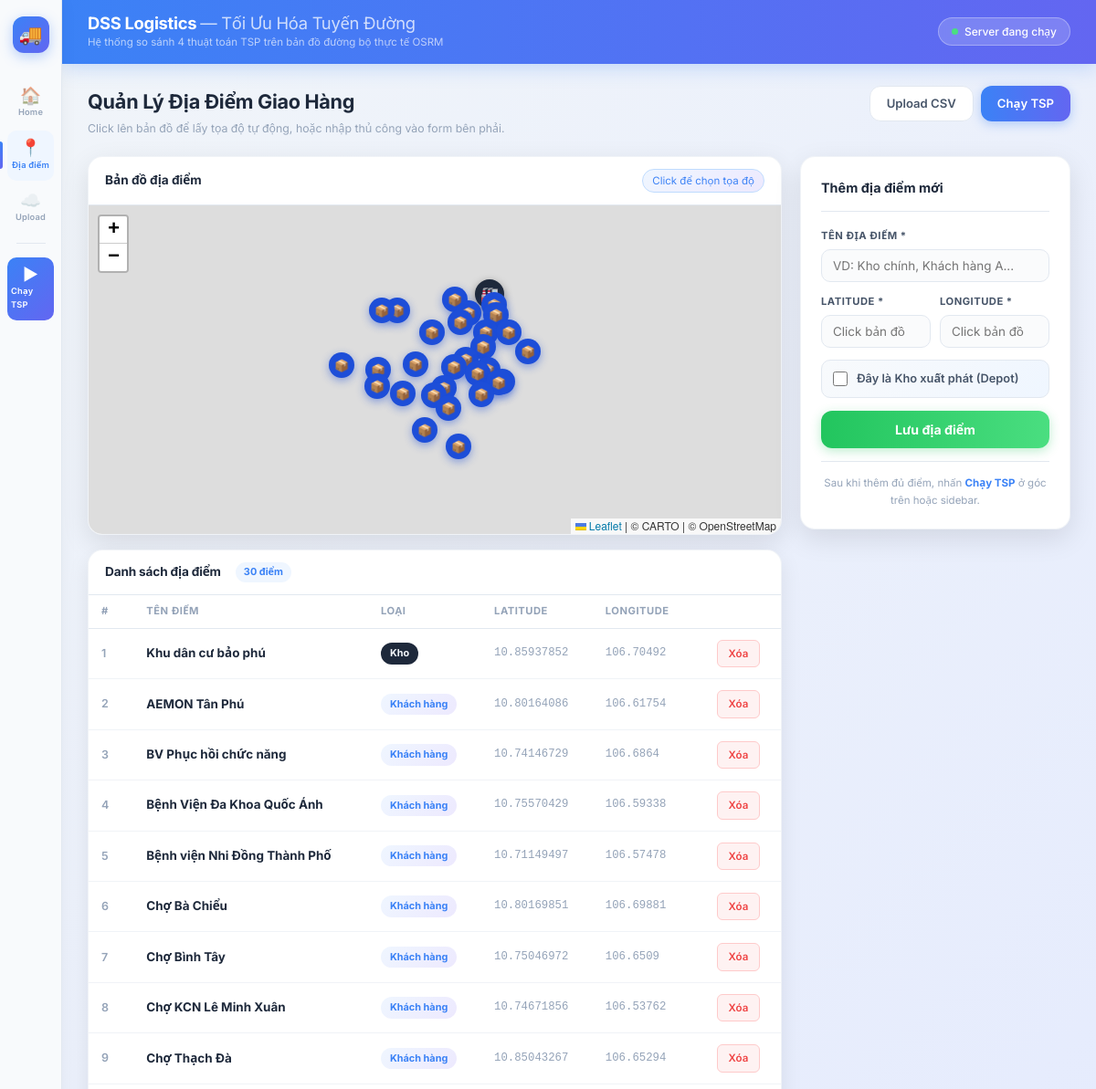
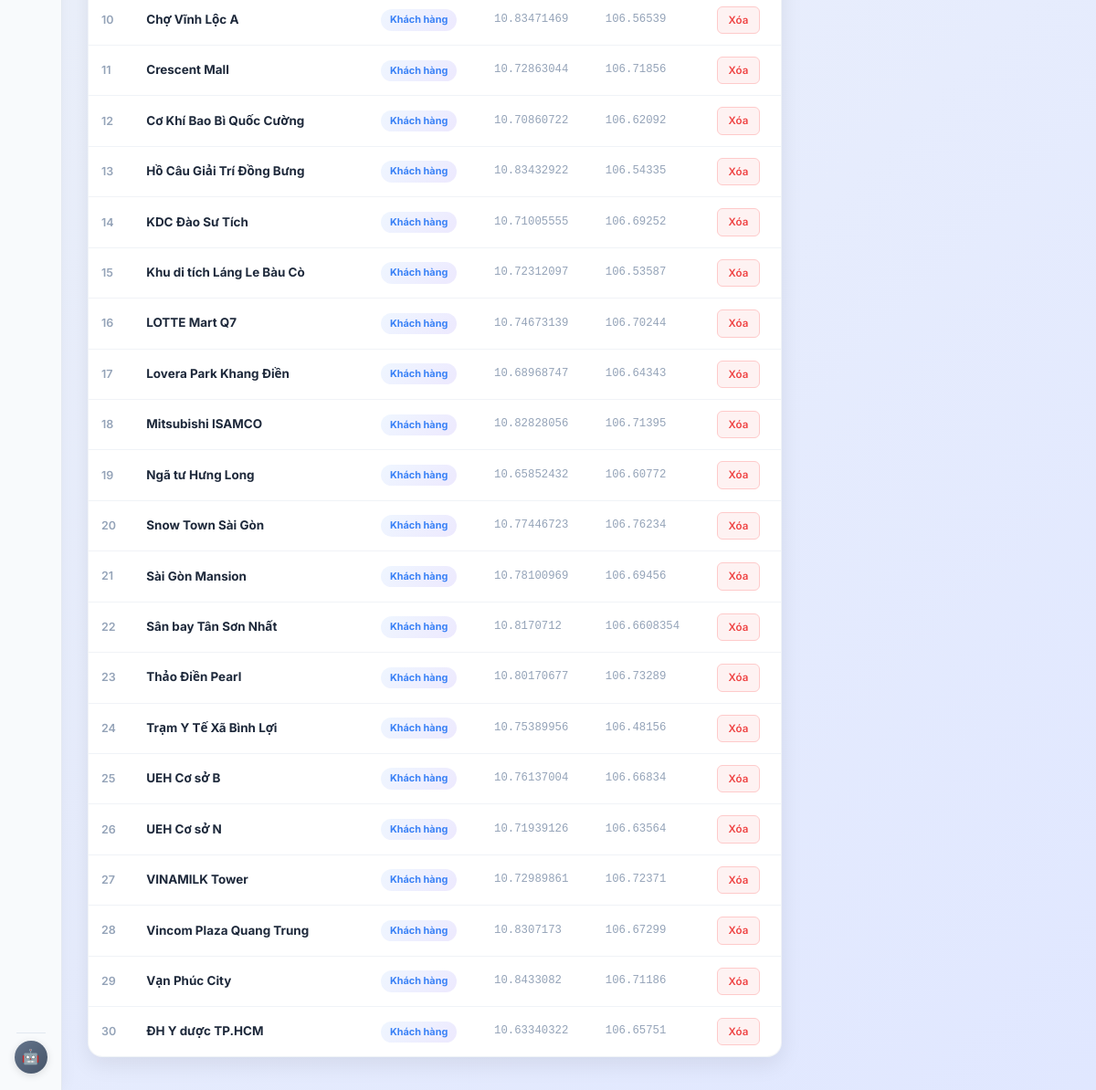
Page /locations/ on the committed database (2 pictures, top to bottom).
### core/models.py (models this page shows, shortened)
class Location(models.Model):
    name = models.CharField(max_length=100, help_text="Tên điểm giao hàng hoặc Kho")
    latitude = models.FloatField(default=0.0, help_text="Vĩ độ (latitude) - tọa độ bắc/nam")
    longitude = models.FloatField(default=0.0, help_text="Kinh độ (longitude) - tọa độ đông/tây")
    is_depot = models.BooleanField(default=False, help_text="Đánh dấu đây là điểm xuất phát (Kho)")
    created_at = models.DateTimeField(auto_now_add=True, null=True)
    class Meta:
        ordering = ['-is_depot', 'name'] # Kho luôn hiển thị trước, rồi mới tới KH

### core/views.py (the view)
# urls.py: path('locations/', views.manage_locations, name='manage_locations'),
def manage_locations(request):
    locations = Location.objects.all()
    return render(request, 'core/manage_locations.html', {'locations': locations})

### core/templates/core/manage_locations.html (shortened to what this page needs)
{% extends 'core/base.html' %}
{% block content %}
<link rel="stylesheet" href="https://unpkg.com/leaflet@1.9.4/dist/leaflet.css" />
<div class="page-header">
    <div>
        <div class="page-title">Quản Lý Địa Điểm Giao Hàng</div>
        <div class="page-subtitle">Click lên bản đồ để lấy tọa độ tự động, hoặc nhập thủ công vào form bên phải.</div>
    </div>
    <div style="display:flex;gap:8px;">
        <a href="{% url 'upload_data' %}" class="btn btn-secondary">Upload CSV</a>
        <a href="{% url 'map_result' %}" class="btn btn-primary">Chạy TSP</a>
    </div>
</div>
<div class="locations-page">
    <div>
        <div class="map-wrap">
            <div class="map-wrap-header">
                <span class="map-wrap-title">Bản đồ địa điểm</span>
                <span class="map-hint">Click để chọn tọa độ</span>
            </div>
            <div id="map"></div>
        </div>
        <div class="table-card">
            <div class="table-card-header">
                <div style="display:flex;align-items:center;gap:8px;">
                    <span class="section-title" style="font-size:.85rem;">Danh sách địa điểm</span>
                    <span class="section-badge">{{ locations|length }} điểm</span>
                </div>
            </div>
            {% if locations %}
            <div style="overflow-x:auto;">
                <table class="data-table">
                    <thead>
                        <tr>
                            <th>#</th><th>Tên điểm</th><th>Loại</th><th>Latitude</th><th>Longitude</th><th></th>
                        </tr>
                    </thead>
                    <tbody>
                        {% for loc in locations %}
                        <tr>
                            <td style="color:var(--text-muted);font-weight:600;font-size:.78rem;">{{ forloop.counter }}</td>
                            <td><strong style="color:var(--primary);font-size:.84rem;">{{ loc.name }}</strong></td>
                            <td>
                                {% if loc.is_depot %}<span class="type-depot">Kho</span>
                                {% else %}<span class="type-customer">Khách hàng</span>{% endif %}
                            </td>
                            <td style="font-size:.77rem;font-family:monospace;color:var(--text-muted);">{{ loc.latitude }}</td>
                            <td style="font-size:.77rem;font-family:monospace;color:var(--text-muted);">{{ loc.longitude }}</td>
                            <td>
                                <a href="{% url 'delete_location' loc.id %}" class="btn btn-danger"
                                   style="padding:5px 12px;font-size:.72rem;border-radius:6px;"
                                   onclick="return confirm('Xác nhận xóa: {{ loc.name|escapejs }}?')">Xóa</a>
                            </td>
                        </tr>
                        {% endfor %}
                    </tbody>
                </table>
            </div>
            {% else %}
            <div class="empty-state">
                <div class="empty-state-icon">📍</div>
                <p>Chưa có địa điểm nào.<br>Click lên bản đồ hoặc điền form bên phải.</p>
            </div>
            {% endif %}
        </div>
    </div>
    <div>
        <div class="form-card">
            <div class="form-card-title">Thêm địa điểm mới</div>
            <form method="post" action="{% url 'add_location' %}">
                <div class="form-group">
                    <label class="form-label" for="name">Tên địa điểm *</label>
                    <input type="text" id="name" name="name" class="form-control"
                        placeholder="VD: Kho chính, Khách hàng A..." autocomplete="off" required>
                </div>
                <div class="form-row">
                    <div class="form-group">
                        <label class="form-label" for="lat-input">Latitude *</label>
                        <input type="number" id="lat-input" name="latitude" class="form-control"
                            step="any" placeholder="Click bản đồ..." autocomplete="off" required>
                    </div>
                    <div class="form-group">
                        <label class="form-label" for="lng-input">Longitude *</label>
                        <input type="number" id="lng-input" name="longitude" class="form-control"
                            step="any" placeholder="Click bản đồ..." autocomplete="off" required>
                    </div>
                </div>
                <div class="toggle-row">
                    <input type="checkbox" id="is_depot" name="is_depot" value="1">
                    <label for="is_depot">Đây là Kho xuất phát (Depot)</label>
                </div>
                <button type="submit" class="btn-save">Lưu địa điểm</button>
            </form>
            <div class="form-foot">
                Sau khi thêm đủ điểm, nhấn <strong style="color:var(--accent);">Chạy TSP</strong> ở góc trên hoặc sidebar.
            </div>
        </div>
    </div>
</div>
{% endblock %}

### core/templates/core/base.html (shortened to what this page needs)
<!DOCTYPE html>
<html lang="vi">
<head>
</head>
<body>
    <aside class="sidebar">
        <a href="{% url 'home' %}" class="sidebar-logo" title="DSS Logistics">🚚</a>
        <nav class="sidebar-nav">
            <a href="{% url 'home' %}"
               class="nav-item {% if request.resolver_match.url_name == 'home' %}active{% endif %}"
               title="Tổng quan">
                <span class="nav-icon">🏠</span>
                <span>Home</span>
            </a>
            <a href="{% url 'manage_locations' %}"
               class="nav-item {% if request.resolver_match.url_name == 'manage_locations' %}active{% endif %}"
               title="Địa điểm">
                <span class="nav-icon">📍</span>
                <span>Địa điểm</span>
            </a>
            <a href="{% url 'upload_data' %}"
               class="nav-item {% if request.resolver_match.url_name == 'upload_data' %}active{% endif %}"
               title="Upload CSV">
                <span class="nav-icon">☁️</span>
                <span>Upload</span>
            </a>
            <div class="sidebar-divider"></div>
            <a href="{% url 'map_result' %}"
               class="nav-item nav-run {% if request.resolver_match.url_name == 'map_result' %}active{% endif %}"
               title="Chạy TSP">
                <span class="nav-icon">▶</span>
                <span>Chạy TSP</span>
            </a>
        </nav>
        <div class="sidebar-bottom">
            <div class="sidebar-divider"></div>
            <div class="sidebar-avatar" title="DSS System">🤖</div>
        </div>
    </aside>
    <div class="app-wrapper">
        <div class="topbar">
            <div class="topbar-brand">
                <h1>DSS Logistics <span>— Tối Ưu Hóa Tuyến Đường</span></h1>
                <p>Hệ thống so sánh 4 thuật toán TSP trên bản đồ đường bộ thực tế OSRM</p>
            </div>
            <div class="server-status">
                <span class="dot"></span>
                Server đang chạy
            </div>
        </div>
        <main class="page-body">
            {% block content %}{% endblock %}
        </main>
    </div>
</body>
</html>

### core/templates/core/manage_locations.html (style rules this page uses)
.locations-page { display:grid; grid-template-columns:1fr 296px; gap:20px; align-items:start; }
.page-header { display:flex; align-items:flex-start; justify-content:space-between; margin-bottom:20px; }
.page-title { font-size:1.35rem; font-weight:700; color:var(--primary); letter-spacing:-.3px; margin-bottom:3px; }
.page-subtitle { font-size:.77rem; color:var(--text-muted); }
.map-wrap { background:var(--card-bg); border-radius:var(--radius); box-shadow:var(--shadow-md); border:1px solid rgba(226,232,240,.5); overflow:hidden; margin-bottom:16px; }
.map-wrap-header { padding:13px 18px; border-bottom:1px solid var(--border); display:flex; align-items:center; justify-content:space-between; }
.map-wrap-title { font-size:.85rem; font-weight:700; color:var(--primary); }
.map-hint { font-size:.72rem; color:var(--accent); background:linear-gradient(135deg,#EFF6FF,#EDE9FE); padding:3px 10px; border-radius:20px; border:1px solid #BFDBFE; }
#map { width:100%; height:360px; display:block; }
.table-card { background:var(--card-bg); border-radius:var(--radius); box-shadow:var(--shadow); border:1px solid rgba(226,232,240,.5); overflow:hidden; }
.table-card-header { padding:13px 18px; border-bottom:1px solid var(--border); display:flex; align-items:center; justify-content:space-between; }
.type-depot { display:inline-flex; align-items:center; gap:4px; background:#1E293B; color:#F1F5F9; padding:3px 10px; border-radius:20px; font-size:.68rem; font-weight:700; }
.type-customer { display:inline-flex; align-items:center; gap:4px; background:linear-gradient(135deg,#EFF6FF,#EDE9FE); color:var(--accent); padding:3px 10px; border-radius:20px; font-size:.68rem; font-weight:700; }
.form-card { background:var(--card-bg); border-radius:var(--radius); box-shadow:var(--shadow-md); border:1px solid rgba(226,232,240,.5); padding:22px; position:sticky; top:20px; }
.form-card-title { font-size:.9rem; font-weight:700; color:var(--primary); margin-bottom:18px; padding-bottom:14px; border-bottom:1px solid var(--border); }
.form-group { margin-bottom:13px; }
.form-label { display:block; font-size:.7rem; font-weight:700; color:var(--secondary); margin-bottom:5px; text-transform:uppercase; letter-spacing:.5px; }
.form-control { width:100%; padding:9px 12px; border:1.5px solid var(--border); border-radius:var(--radius-sm); font-size:.84rem; font-family:inherit; color:var(--primary); background:#FAFBFC; outline:none; transition:border-color .18s, box-shadow .18s, background .18s; }
.form-row { display:grid; grid-template-columns:1fr 1fr; gap:10px; }
.toggle-row { display:flex; align-items:center; gap:10px; padding:10px 12px; background:linear-gradient(135deg,#F8FAFC,#EFF6FF); border:1.5px solid var(--border); border-radius:var(--radius-sm); margin-bottom:14px; cursor:pointer; transition:border-color .18s, background .18s; }
.toggle-row input[type="checkbox"] { width:16px; height:16px; accent-color:var(--accent); cursor:pointer; flex-shrink:0; }
.toggle-row label { font-size:.8rem; font-weight:600; color:var(--secondary); cursor:pointer; }
.btn-save { width:100%; padding:11px; background:linear-gradient(90deg,var(--success),var(--success-2)); color:#fff; border:none; border-radius:12px; font-size:.88rem; font-weight:700; cursor:pointer; transition:all .2s; font-family:inherit; box-shadow:0 3px 12px rgba(34,197,94,.3); }
.form-foot { margin-top:14px; padding-top:14px; border-top:1px solid var(--border); font-size:.72rem; color:var(--text-muted); text-align:center; line-height:1.6; }

### rows in the picture
Location: name "Khu dân cư bảo phú", is_depot "Kho", latitude "10.85937852", longitude "106.70492"
Location: name "AEMON Tân Phú", is_depot "Khách hàng", latitude "10.80164086", longitude "106.61754"
Location: name "BV Phục hồi chức năng", is_depot "Khách hàng", latitude "10.74146729", longitude "106.6864"
Location: name "Bệnh Viện Đa Khoa Quốc Ánh", is_depot "Khách hàng", latitude "10.75570429", longitude "106.59338"
Location: name "Bệnh viện Nhi Đồng Thành Phố", is_depot "Khách hàng", latitude "10.71149497", longitude "106.57478"
Location: name "Chợ Bà Chiểu", is_depot "Khách hàng", latitude "10.80169851", longitude "106.69881"
Location: name "Chợ Bình Tây", is_depot "Khách hàng", latitude "10.75046972", longitude "106.6509"
Location: name "Chợ KCN Lê Minh Xuân", is_depot "Khách hàng", latitude "10.74671856", longitude "106.53762"
Location: name "Chợ Thạch Đà", is_depot "Khách hàng", latitude "10.85043267", longitude "106.65294"
Location: name "Chợ Vĩnh Lộc A", is_depot "Khách hàng", latitude "10.83471469", longitude "106.56539"
Location: name "Crescent Mall", is_depot "Khách hàng", latitude "10.72863044", longitude "106.71856"
Location: name "Cơ Khí Bao Bì Quốc Cường", is_depot "Khách hàng", latitude "10.70860722", longitude "106.62092"
Location: name "Hồ Câu Giải Trí Đồng Bưng", is_depot "Khách hàng", latitude "10.83432922", longitude "106.54335"
Location: name "KDC Đào Sư Tích", is_depot "Khách hàng", latitude "10.71005555", longitude "106.69252"
Location: name "Khu di tích Láng Le Bàu Cò", is_depot "Khách hàng", latitude "10.72312097", longitude "106.53587"
Location: name "LOTTE Mart Q7", is_depot "Khách hàng", latitude "10.74673139", longitude "106.70244"
Location: name "Lovera Park Khang Điền", is_depot "Khách hàng", latitude "10.68968747", longitude "106.64343"
Location: name "Mitsubishi ISAMCO", is_depot "Khách hàng", latitude "10.82828056", longitude "106.71395"
Location: name "Ngã tư Hưng Long", is_depot "Khách hàng", latitude "10.65852432", longitude "106.60772"
Location: name "Snow Town Sài Gòn", is_depot "Khách hàng", latitude "10.77446723", longitude "106.76234"
Location: name "Sài Gòn Mansion", is_depot "Khách hàng", latitude "10.78100969", longitude "106.69456"
Location: name "Sân bay Tân Sơn Nhất", is_depot "Khách hàng", latitude "10.8170712", longitude "106.6608354"
Location: name "Thảo Điền Pearl", is_depot "Khách hàng", latitude "10.80170677", longitude "106.73289"
Location: name "Trạm Y Tế Xã Bình Lợi", is_depot "Khách hàng", latitude "10.75389956", longitude "106.48156"
Location: name "UEH Cơ sở B", is_depot "Khách hàng", latitude "10.76137004", longitude "106.66834"
Location: name "UEH Cơ sở N", is_depot "Khách hàng", latitude "10.71939126", longitude "106.63564"
Location: name "VINAMILK Tower", is_depot "Khách hàng", latitude "10.72989861", longitude "106.72371"
Location: name "Vincom Plaza Quang Trung", is_depot "Khách hàng", latitude "10.8307173", longitude "106.67299"
Location: name "Vạn Phúc City", is_depot "Khách hàng", latitude "10.8433082", longitude "106.71186"
Location: name "ĐH Y dược TP.HCM", is_depot "Khách hàng", latitude "10.63340322", longitude "106.65751"

### other values in the picture
{{ locations|length }} "30"
